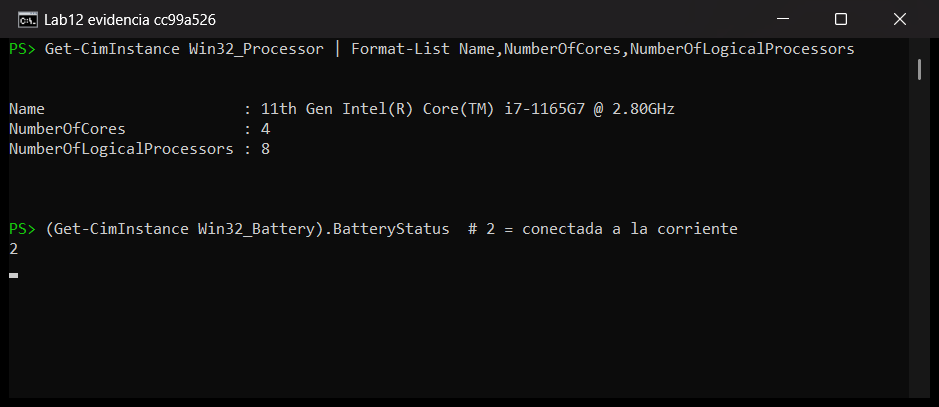
#> input picture evidencia/nina/nina_01_equipo.png, 939 x 407 px
$ python armar_evidencia_lab12.py
#> lines starting #> are read from the running program, lines starting #| are printed output that depends on the picture
"""Arma evidencia_lab12.pdf (entregable) con las capturas de los dos equipos y las 7 gráficas.

Uso (desde la raíz del repo, en Windows o WSL):
    python scripts/armar_evidencia_lab12.py

Las capturas de Partes 1 y 4 (Nina) se leen de evidencia/nina/ con estos nombres:
    nina_01_equipo.png       datos del CPU (núcleos físicos/lógicos, HT)
    nina_02_make.png         compilación
    nina_03_amdahl*.png      ejecución de amdahl (una o varias capturas, se ordenan por nombre)
    nina_04_gustafson*.png   ejecución de gustafson
Si falta alguna, el PDF se genera igual con un recuadro "PENDIENTE" en su lugar y el script
lo avisa al final. Las capturas de Partes 2 y 3 (Luis) están en parte2_3/evidencia/.
Requiere: Pillow (viene con matplotlib).
"""
from datetime import date
from pathlib import Path

from PIL import Image, ImageDraw, ImageFont

ROOT = Path(__file__).resolve().parents[1]
NINA = ROOT / 'evidencia' / 'nina'
LUIS = ROOT / 'parte2_3' / 'evidencia'
RES = ROOT / 'results'
SALIDA = ROOT / 'evidencia_lab12.pdf'

PAGINA = (1240, 1754)  # A4 a 150 dpi
MARGEN = 80
TINTA, GRIS, BORDE, PENDIENTE = '#0b0b0b', '#52514e', '#c3c2b7', '#b3261e'


def fuente(tam, negrita=False):
#> called with tam = 44, negrita = True
    nombres = (['DejaVuSans-Bold.ttf', 'arialbd.ttf', 'segoeuib.ttf'] if negrita
               else ['DejaVuSans.ttf', 'arial.ttf', 'segoeui.ttf'])
    carpetas = ['/usr/share/fonts/truetype/dejavu', 'C:/Windows/Fonts', '']
    for n in nombres:
        for c in carpetas:
            try:
                return ImageFont.truetype(str(Path(c) / n) if c else n, tam)
            except OSError:
                pass
    return ImageFont.load_default()


F_PORTADA, F_SECCION, F_TITULO, F_TEXTO = fuente(44, True), fuente(34, True), fuente(26, True), fuente(21)


def capturas_nina(patron):
    # amdahl: de fp100 a fp50 (por número, de mayor a menor), no en orden alfabético
    def clave(p):
        digitos = ''.join(c for c in p.stem.split('_')[-1] if c.isdigit())
        return (-int(digitos) if digitos else 0, p.name)
    return sorted(NINA.glob(patron), key=clave) if NINA.is_dir() else []


# Cada elemento: (sección, título, ruta o None si falta, nota, nombre esperado si falta)
def contenido():
    items = []

    def agregar(seccion, titulo, rutas, nota='', esperado=''):
#> called with seccion = '1. Datos de los equipos', esperado = 'evidencia/nina/nina_01_equipo.png'
        if rutas:
            for r in rutas:
                sufijo = f' — {r.stem.split("_")[-1]}' if len(rutas) > 1 else ''
                items.append((seccion, titulo + sufijo, r, nota, ''))
        else:
            items.append((seccion, titulo, None, nota, esperado))

    s = '1. Datos de los equipos'
    agregar(s, 'Nina — Partes 1 y 4 (i7-1165G7, Windows nativo)', capturas_nina('nina_01_equipo*.png'),
            'Datos del CPU: núcleos físicos y lógicos, Hyper-Threading.', 'evidencia/nina/nina_01_equipo.png')
    agregar(s, 'Luis — Partes 2 y 3 (lscpu en WSL2)', [LUIS / '01_lscpu.png'],
            'WSL2 muestra 6 núcleos × 2 hilos: es la vista virtualizada de Hyper-V.')
    agregar(s, 'Luis — Partes 2 y 3 (Windows)', [LUIS / '01b_cpu_windows.png'],
            'Vista real del i5-12450H: 8 núcleos físicos (4 P con HT + 4 E), 12 hilos lógicos.')

    s = '2. Compilación'
    agregar(s, 'Nina — compilación', capturas_nina('nina_02_make*.png'), '',
            'evidencia/nina/nina_02_make.png')
    agregar(s, 'Luis — make', [LUIS / '02_make.png'])

    s = '3. Ejecución de los 4 modos'
    agregar(s, 'amdahl (Parte 1, Nina)', capturas_nina('nina_03_amdahl*.png'),
            'Ejecución en el equipo de Nina; los CSV oficiales (results/) son de la corrida original.',
            'evidencia/nina/nina_03_amdahl*.png')
    agregar(s, 'suma (Parte 2, Luis)', [LUIS / '04_suma.png'])
    for k in ('static', 'dynamic', 'guided'):
        agregar(s, f'desbalance {k} (Parte 3, Luis)', [LUIS / f'05_desb_{k}.png'])
    agregar(s, 'gustafson (Parte 4, Nina)', capturas_nina('nina_04_gustafson*.png'),
            'Ejecución en el equipo de Nina; los CSV oficiales (results/) son de la corrida original.',
            'evidencia/nina/nina_04_gustafson*.png')
    agregar(s, 'amdahl fp = 1.00 en el equipo de Luis (solo para la pregunta 2a)', [LUIS / '03_amdahl_fp100.png'],
            'No es el CSV oficial de la Parte 1: se usa para comparar Ts con Tp(p=1) en el mismo equipo que la suma.')

    s = '4. Gráficas de graficar.py'
    for nombre in ('amdahl_speedup', 'amdahl_eficiencia', 'suma_speedup', 'desbalance_speedup',
                   'desbalance_eficiencia', 'gustafson_speedup', 'gustafson_eficiencia'):
        ruta = RES / f'{nombre}.png'
        agregar(s, f'{nombre}.png', [ruta] if ruta.is_file() else [], '', f'results/{nombre}.png')

    s = 'Anexo — Reto opcional (S > p)'
    agregar(s, '5 corridas del lab12_speedup.c modificado (parte2_3/reto/)', [LUIS / '08_reto_5corridas.png'],
            'N = 262 144 doubles (2 MB): S > p con p = 2 y p = 4 en las 5 corridas.')
    agregar(s, 'Eficiencia del reto (mediana de 5 corridas)', [ROOT / 'parte2_3' / 'extra_reto_superlineal.png'])
    return items


def main():
    items = contenido()
    faltan = [it for it in items if it[2] is None]
    paginas = []
    ancho_util = PAGINA[0] - 2 * MARGEN

    # Portada
    p = Image.new('RGB', PAGINA, 'white')
#> p: PIL image 1240x1754 RGB; every value is 255
    d = ImageDraw.Draw(p)
    y = 300
    d.text((MARGEN, y), 'Lab 12 — Speedup y eficiencia', font=F_PORTADA, fill=TINTA)
    y += 70
    d.text((MARGEN, y), 'Evidencia', font=F_SECCION, fill=GRIS)
    y += 90
    for linea in ['Computación Paralela y Distribuida (CC3069)',
                  'Nina Nájera Marakovits — 231088 (Partes 1 y 4)',
                  'Luis Palacios (Partes 2, 3 y reto)',
                  date.today().isoformat()]:
        d.text((MARGEN, y), linea, font=F_TEXTO, fill=TINTA)
        y += 38
#> after the loop, y = 612
    y += 60
#> y = 672
    d.text((MARGEN, y), 'Contenido', font=F_TITULO, fill=TINTA)
    y += 50
#> y = 722
    for seccion in dict.fromkeys(it[0] for it in items):
        n_falta = sum(1 for it in faltan if it[0] == seccion)
        estado = f'   (faltan {n_falta})' if n_falta else ''
        d.text((MARGEN + 20, y), seccion + estado, font=F_TEXTO, fill=PENDIENTE if n_falta else TINTA)
        y += 36
#> this loop made 5 passes
#> y on passes 1 to 5: 758, 794, 830, 866, 902
#> after the loop, y = 902
    paginas.append(p)

    # Contenido
    pagina, y, seccion_actual = None, 0, None

    def nueva():
        nonlocal pagina, y
        pagina = Image.new('RGB', PAGINA, 'white')
        paginas.append(pagina)
        y = MARGEN

    nueva()
    for seccion, titulo, ruta, nota, esperado in items:
        if ruta is not None:
            img = Image.open(ruta).convert('RGB')
            escala = min(ancho_util / img.width, 1.4)
#> escala = 1.15
            img = img.resize((int(img.width * escala), int(img.height * escala)))
#> img: PIL image 1080x468 RGB
            alto_img = img.height
#> alto_img = 468
        else:
            img, alto_img = None, 160
        alto = (60 if seccion != seccion_actual else 0) + 45 + (34 if nota else 0) + alto_img + 50
#> alto = 657
        if y + alto > PAGINA[1] - MARGEN and y > MARGEN:
            nueva()
        d = ImageDraw.Draw(pagina)
        if seccion != seccion_actual:
            d.text((MARGEN, y), seccion, font=F_SECCION, fill=TINTA)
            y += 60
            seccion_actual = seccion
        d.text((MARGEN, y), titulo, font=F_TITULO, fill=TINTA)
        y += 45
        if nota:
            d.text((MARGEN, y), nota, font=F_TEXTO, fill=GRIS)
            y += 34
        if img is not None:
            pagina.paste(img, (MARGEN, y))
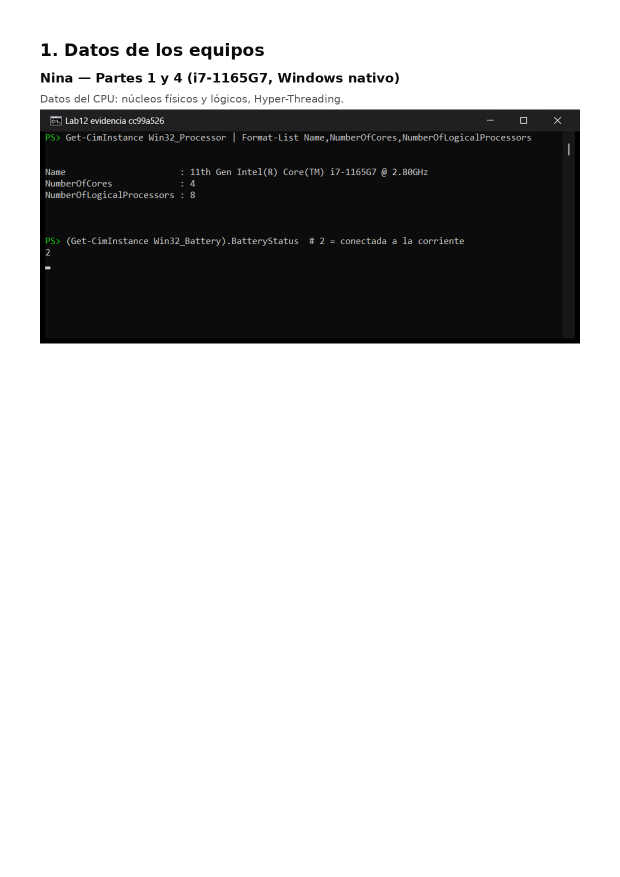
#> pagina: PIL image 1240x1754 RGB (shown at 1/2 size); mean R, G, B 198.5, 198.5, 198.5
            d.rectangle([MARGEN - 1, y - 1, MARGEN + img.width, y + img.height], outline=BORDE)
        else:
            d.rectangle([MARGEN, y, MARGEN + ancho_util, y + alto_img], outline=PENDIENTE, width=3)
            d.text((MARGEN + 30, y + 45), 'PENDIENTE — falta la captura', font=F_TITULO, fill=PENDIENTE)
            d.text((MARGEN + 30, y + 95), f'Guardarla como: {esperado}', font=F_TEXTO, fill=PENDIENTE)
        y += alto_img + 50
#> y = 737
#> pass 2 of the loop in main, `for seccion, titulo, ruta, nota, esperado in items:`:
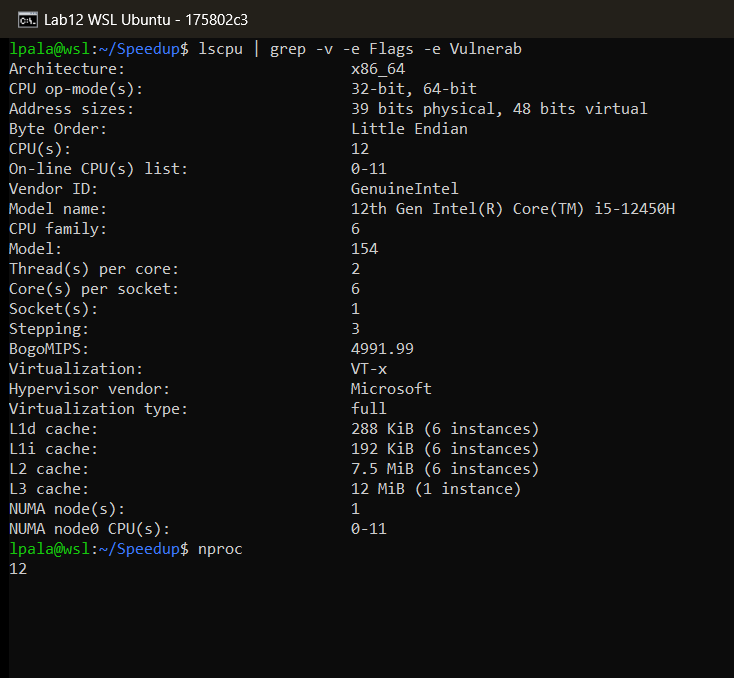
#> input picture parte2_3/evidencia/01_lscpu.png, 734 x 678 px
#> in main, `img = img.resize((int(img.width * escala), int(img.height * escala)))`:
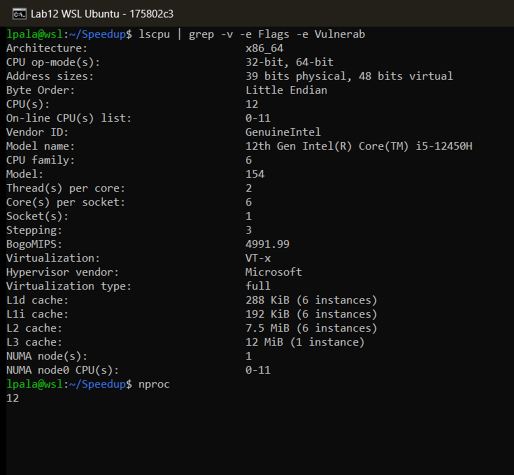
#> img: PIL image 1027x949 RGB (shown at 1/2 size); mean R, G, B 19, 19.2, 18.8
#> in main, `pagina.paste(img, (MARGEN, y))`:
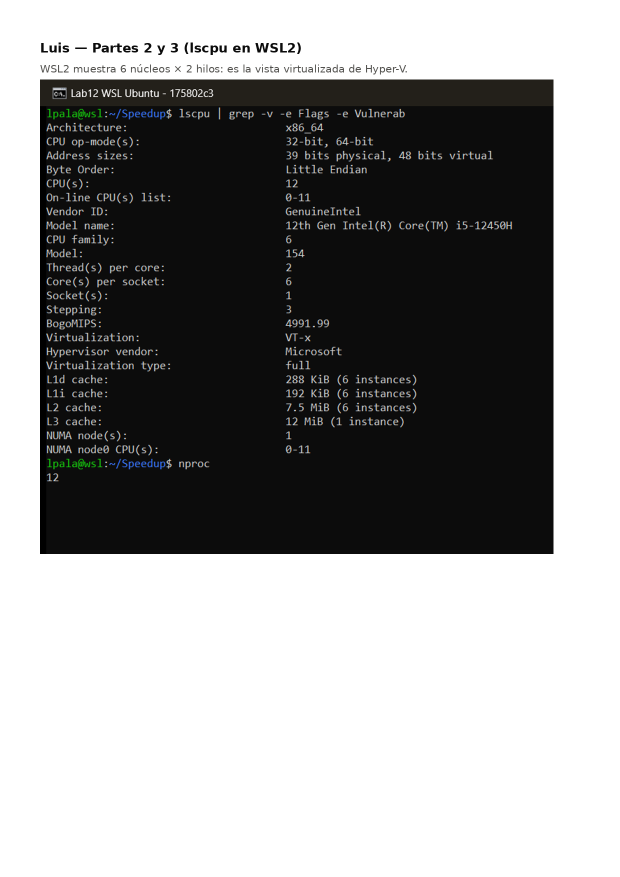
#> pagina: PIL image 1240x1754 RGB (shown at 1/2 size); mean R, G, B 148.6, 148.7, 148.5
#> pass 3 of the loop in main, `for seccion, titulo, ruta, nota, esperado in items:`:
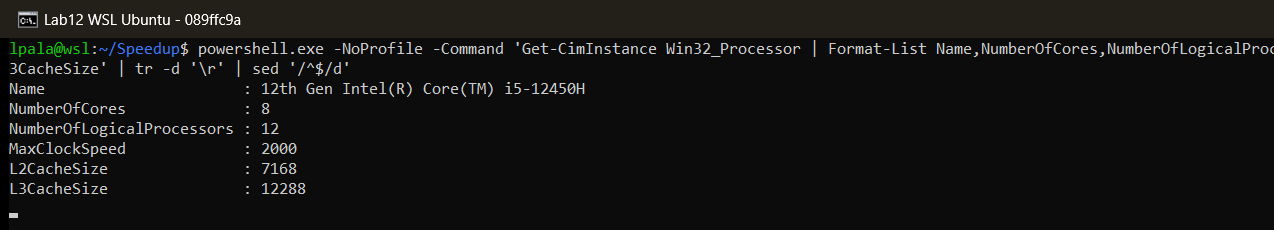
#> input picture parte2_3/evidencia/01b_cpu_windows.png, 1274 x 230 px
#> in main, `img = img.resize((int(img.width * escala), int(img.height * escala)))`:
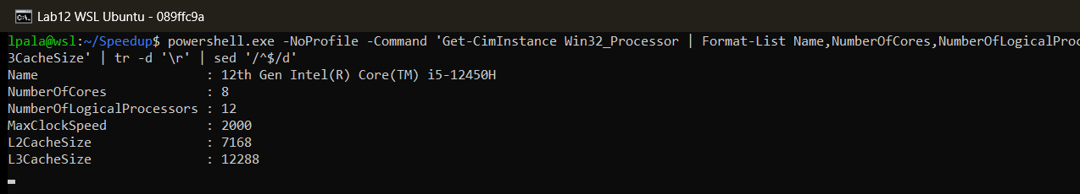
#> img: PIL image 1080x194 RGB; mean R, G, B 21.2, 20.9, 19.9
#> in main, `pagina.paste(img, (MARGEN, y))`:
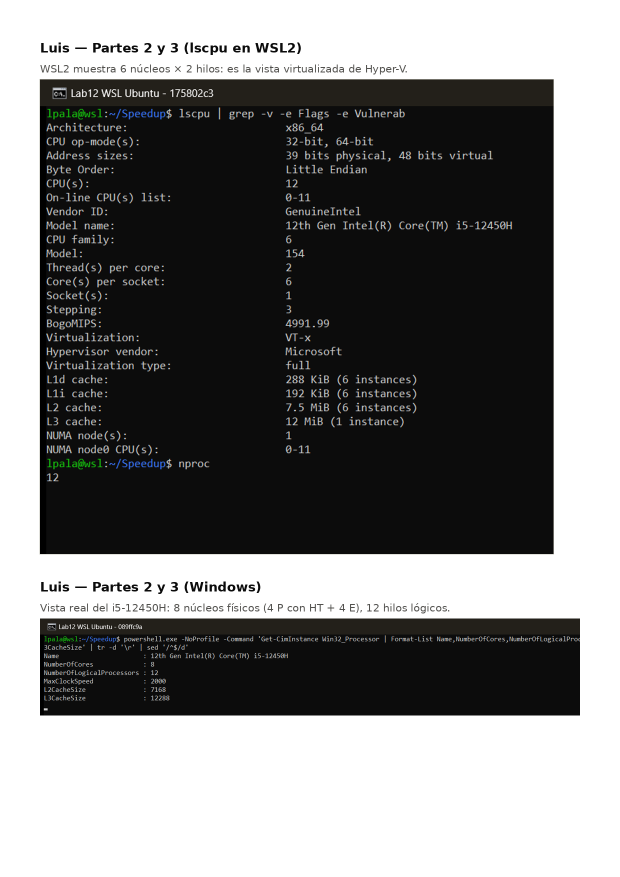
#> pagina: PIL image 1240x1754 RGB (shown at 1/2 size); mean R, G, B 125.4, 125.4, 125.1
#> the loop made 10 passes; the first 3 are shown

    for i, pg in enumerate(paginas[1:], start=2):
        ImageDraw.Draw(pg).text((PAGINA[0] - MARGEN - 60, PAGINA[1] - 50), f'{i}', font=F_TEXTO, fill=GRIS)
    paginas[0].save(SALIDA, save_all=True, append_images=paginas[1:], resolution=150)
    print(f'{SALIDA.name}: {len(paginas)} paginas')
    if faltan:
        print(f'Faltan {len(faltan)} capturas (aparecen como PENDIENTE en el PDF):')
        for it in faltan:
            print('  -', it[4])


if __name__ == '__main__':
#> (the run stopped early here; a loop or call above may not have finished)
